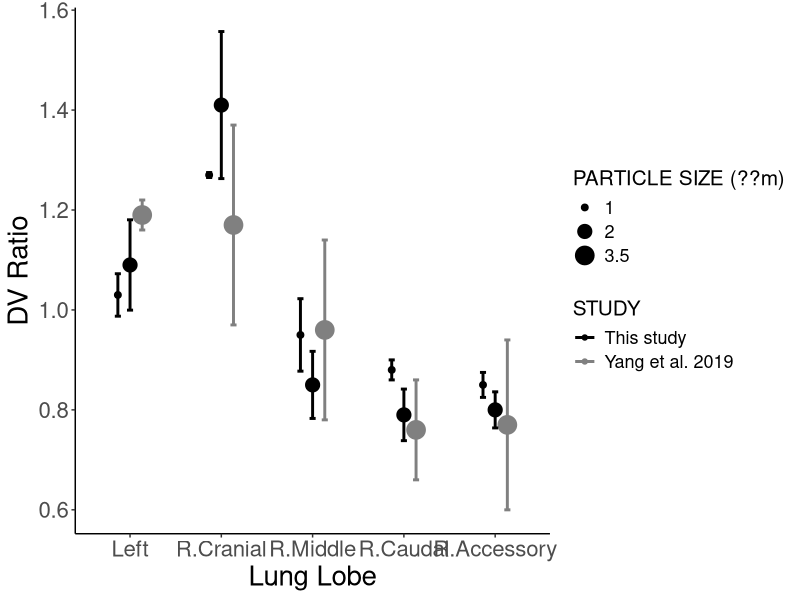

This chart was generated by the following R code: (Note: this script raises an error after producing the figure.)
library(ggpubr)
library(ggplot2)
library(knitr)

get_directory = function(){
  args <- commandArgs(trailingOnly = FALSE)
  file <- "--file="
  rstudio <- "RStudio"
  
  match <- grep(rstudio, args)
  if(length(match) > 0){
    return(dirname(rstudioapi::getSourceEditorContext()$path))
  }else{
    match <- grep(file, args)
    if (length(match) > 0) {
      return(dirname(normalizePath(sub(file, "", args[match]))))
    }else{
      return(dirname(normalizePath(sys.frames()[[1]]$ofile)))
    }
  }
}

wd = get_directory()
setwd(wd)

data = read.csv(file = "previous_studies_ggplot.csv")

data$LOBE = as.character(data$LOBE)
data$LOBE[data$LOBE=="left"]="Left"
data$LOBE[data$LOBE=="cranial"]="R.Cranial"
data$LOBE[data$LOBE=="middle"]="R.Middle"
data$LOBE[data$LOBE=="caudal"]="R.Caudal"
data$LOBE[data$LOBE=="accessory"]="R.Accessory"
data$LOBE = factor(data$LOBE, levels = c("Left", "R.Cranial", "R.Middle",
                                         "R.Caudal", "R.Accessory"))

data$STUDY = factor(data$STUDY, levels = c("This study", 
                                           "Brain et al. 1976", 
                                           "Yang et al. 2019"))
data$PS = as.factor(data$PS)
data$STUDY_SIZE = paste(data$STUDY, data$PS)
data = subset(data, ANIMAL == "Mice C57BL/6")

dodge_radiance = 0.4

# kable(data)
`PARTICLE SIZE (??m)` = data$PS
ggplot(data = data, aes(x = LOBE, y = DV, group = STUDY_SIZE,
                        color = STUDY)) + 
  scale_colour_grey(start = 0, end = 0.5) +
  geom_point(aes(cex = `PARTICLE SIZE (??m)`), position=position_dodge(dodge_radiance)) + 
  geom_errorbar(aes(ymax = DV + SE, ymin = DV - SE), 
                width = 0.2,
                position=position_dodge(dodge_radiance), size = 1) +
  ylab("DV Ratio") + 
  xlab("Lung Lobe") +
  theme_classic() + 
  theme(text = element_text(size = 20, color = "black"),
        legend.title= element_text(size = 15),
        legend.text = element_text(size = 13)) + 
  ggsave(filename = "fig2sub2.png", device = "png", 
         width = 10, height = 6, dpi = 1200)
